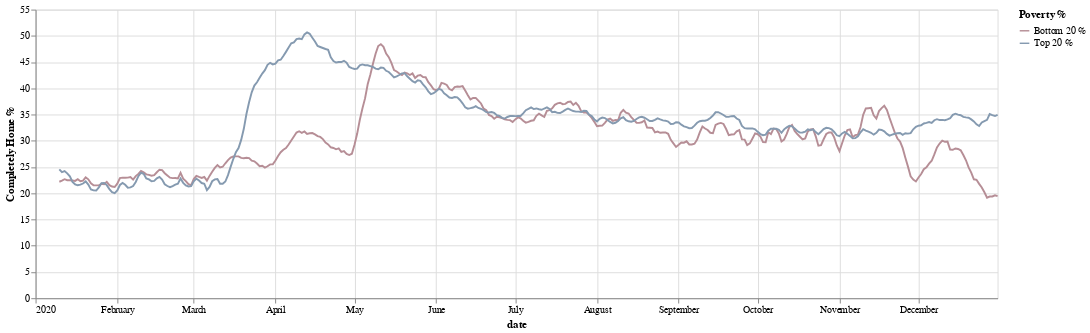

This figure's notebook cell:
### Code cell
# analysis for the entire year on monthly basis
df_str = df.copy(deep=True) #make a deep copy

df_str['date'] = pd.to_datetime(df_str['date'],utc= True) # extract the months

df_str = df_str.groupby([df_str['date']]).mean().rolling(10).mean()[0:] #find the mean for the days and roll up for every 10 days

chart = alt.Chart(df_str.reset_index()).transform_fold(
    fold=['Bottom 20 %', 'Top 20 %'],
    as_ = ['Poverty %','completely home %']
    
    ).mark_line().encode(
      x='date:T',
      y= alt.Y('completely home %:Q', title = 'Completely Home %'), color='Poverty %:N'
    ).properties(width = 1000)
chart

### Figure 1 — Vega-Lite specification as saved in the notebook (floating-point values rounded to 4 significant figures; data arrays with more than 128 entries replaced by an {"elided": "..."} marker saying what was removed)
{"config": {"view": {"continuousHeight": 300, "continuousWidth": 400}, "range": {"category": {"scheme": ["#E15759", "#a0aab4", "#4E79A7"]}}}, "data": {"name": "data-da9a6532c6e8f8a72b3594919194ee4a"}, "mark": "line", "encoding": {"color": {"type": "nominal", "field": "Poverty %"}, "x": {"type": "temporal", "field": "date"}, "y": {"type": "quantitative", "field": "completely home %", "title": "Completely Home %"}}, "transform": [{"fold": ["Bottom 20 %", "Top 20 %"], "as": ["Poverty %", "completely home %"]}], "width": 1000, "$schema": "https://vega.github.io/schema/vega-lite/v4.8.1.json", "datasets": {"data-da9a6532c6e8f8a72b3594919194ee4a": {"elided": "366 records"}}}
